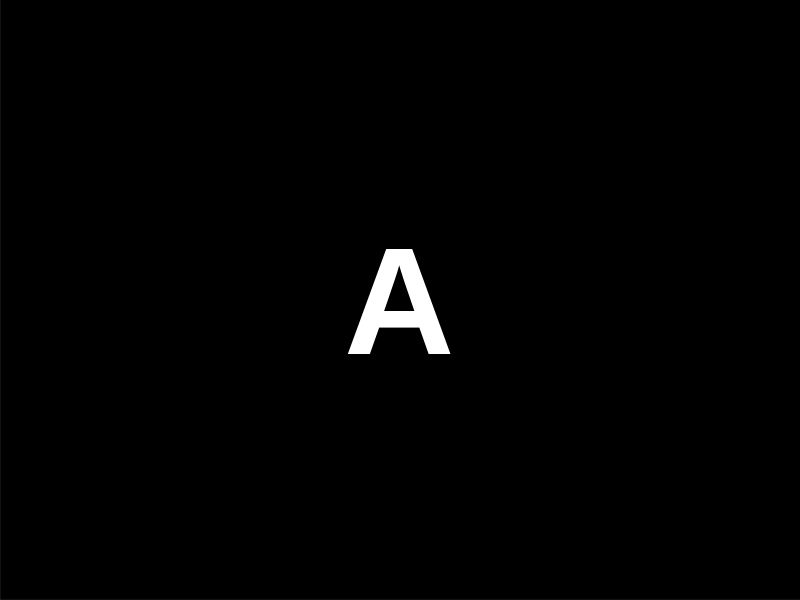

Write MATLAB code to recreate this figure. (Note: this script raises an error after producing the figure.)
function buildTemplates(outFile, fontLatin, fontChinese)
%BUILDTEMPLATES 生成字符模板库 templates.mat
%
%   buildTemplates()                         % 默认字体 Arial / SimHei
%   buildTemplates('templates.mat','Arial','SimHei')
%
%   用系统字体渲染 0-9、A-Z(去掉 I/O) 与 31 个省级简称, 再走与分割阶段
%   完全相同的归一化流程(32x16 -> 24x12 特征), 保证两端特征可比。
%
%   ！中文字体与车牌实际字体有差异, 模板匹配对汉字只能做到"演示级";
%     工程上建议用真实标注样本替换, 或改用 train_char_cnn.m 训练 CNN

if nargin < 1 || isempty(outFile)
    outFile = fullfile(fileparts(mfilename('fullpath')), 'templates.mat');
end
if nargin < 2 || isempty(fontLatin),   fontLatin = 'Arial';   end
if nargin < 3 || isempty(fontChinese), fontChinese = 'SimHei'; end

letters = setdiff('A':'Z', 'IO');      % 车牌不使用 I 和 O
digits  = '0':'9';
prov = {'京','津','冀','晋','蒙','辽','吉','黑','沪','苏','浙','皖','闽','赣', ...
        '鲁','豫','鄂','湘','粤','桂','琼','渝','川','贵','云','藏','陕','甘', ...
        '青','宁','新'};
% 制式后缀汉字(警用/挂车/教练/使领馆): 只出现在号牌最后一位, 平时不参与匹配,
% 由 plateFormat 决定哪些制式允许出现在哪一位 —— 所以多渲染这几个字不会影响
% 普通号牌的识别结果(见 recognizeChars 的 positionSet)。
special = {'警','挂','学','领','使'};

fprintf('    渲染 %d 字母 / %d 数字 / %d 汉字 / %d 后缀字 ...\n', ...
        numel(letters), numel(digits), numel(prov), numel(special));

T = struct();
T.letters = packSet(num2cell(letters), fontLatin);
T.digits  = packSet(num2cell(digits),  fontLatin);
T.chinese = packSet(prov,              fontChinese);
T.special = packSet(special,           fontChinese);

% 注意: 不能用 struct('label', {cellArray}) 的形式, 那会生成 struct 数组
T.alnum         = struct();
T.alnum.label   = [T.letters.label,   T.digits.label];
T.alnum.feature = [T.letters.feature, T.digits.feature];

% 第 3 位及以后的可选集合: 数字/字母 + 制式后缀汉字。识别时先用 plateFormat
% 给的允许字符集收窄, 普通号牌只含数字字母, 后缀字会被过滤掉, 结果与以前一致。
T.alnumSpecial         = struct();
T.alnumSpecial.label   = [T.alnum.label,   T.special.label];
T.alnumSpecial.feature = [T.alnum.feature, T.special.feature];

T.info = struct('created', datestr(now), 'version', 2, ...
                'fontLatin', fontLatin, 'fontChinese', fontChinese);

save(outFile, '-struct', 'T');
fprintf('    模板已保存: %s\n', outFile);
end

% ======================== 局部函数 ========================

function s = packSet(chars, fontName)
n = numel(chars);
s = struct();
s.label   = cell(1, n);
s.feature = cell(1, n);
for k = 1:n
    ch  = chars{k};
    bw  = renderChar(ch, fontName);
    img = normalizeChar(bw, 32, 16, 2);
    if ~any(img(:))
        warning('buildTemplates:emptyTemplate', '字符 "%s" 的模板为空', ch);
    end
    s.label{k}   = ch;
    s.feature{k} = charFeature(img);
end
end

function bw = renderChar(ch, fontName)
%RENDERCHAR 渲染单字符并裁剪到最小外接矩形
isCJK = double(ch(1)) > 127;
canvasSize = 300;
if isCJK
    fontSize = 110;
else
    fontSize = 140;
end

canvas = zeros(canvasSize, canvasSize, 'uint8');
out = canvas;
try
    out = insertText(canvas, [canvasSize/2 canvasSize/2], ch, ...
        'FontSize', fontSize, 'BoxOpacity', 0, 'TextColor', 'white', ...
        'AnchorPoint', 'Center', 'Font', fontName);
catch
    % insertText 不可用(无 Computer Vision Toolbox)时走 figure 渲染
end
bw = toBinary(out);

if ~any(bw(:))
    bw = renderCharFigure(ch, fontName);
end

[r, c] = find(bw);
if isempty(r)
    error('buildTemplates:renderFail', '字符 "%s" 渲染失败, 请检查字体 %s 是否安装', ch, fontName);
end
bw = bw(min(r):max(r), min(c):max(c));
end

function bw = toBinary(out)
%TOBINARY 统一成二维逻辑图
%   注意: insertText 对二维(灰度)输入返回的是三通道结果, 必须先转灰度,
%   否则后面 find/索引会按三维数组处理, 索引越界导致模板为空。
if isempty(out)
    bw = false(0, 0);
    return;
end
if ndims(out) == 3
    out = rgb2gray(out);
end
bw = reshape(out, size(out, 1), size(out, 2)) > 128;
end

function bw = renderCharFigure(ch, fontName)
%RENDERCHARFIGURE 备用渲染方案: 黑底白字 figure -> print 成 PNG -> 读回
f = figure('Visible', 'off', 'Color', 'k', 'MenuBar', 'none', 'ToolBar', 'none', ...
           'NumberTitle', 'off', 'Units', 'pixels', 'Position', [50 50 320 320]);
closeFcn = onCleanup(@() close(f)); %#ok<NASGU>
set(f, 'InvertHardcopy', 'off');     % 关掉自动反色, 否则背景会变成白色

ax = axes('Parent', f, 'Color', 'k', 'Units', 'normalized', 'Position', [0 0 1 1], ...
          'XLim', [0 1], 'YLim', [0 1], 'XTick', [], 'YTick', []);
text(0.5, 0.5, ch, 'Parent', ax, 'Color', 'w', 'FontName', fontName, ...
     'FontWeight', 'bold', 'FontSize', 110, ...
     'HorizontalAlignment', 'center', 'VerticalAlignment', 'middle');

tmpFile = [tempname '.png'];
print(f, tmpFile, '-dpng', '-r96');
bw = toBinary(imread(tmpFile));
delete(tmpFile);
end
